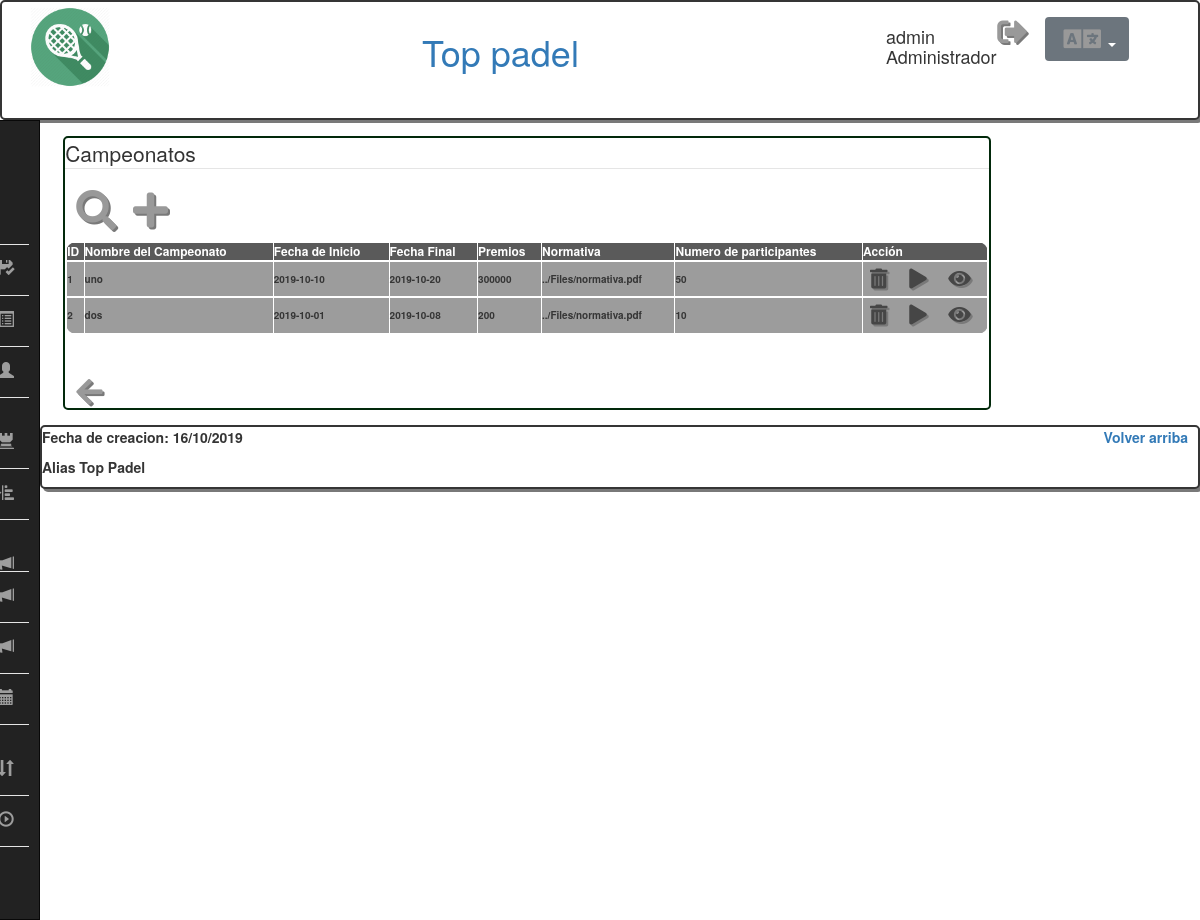
Page /Controllers/Campeonato_Controller.php?accion=SHOWALL (signed in) on the committed database.
### tables this page shows
CREATE TABLE IF NOT EXISTS `campeonato` (
    `idCampeonato` varchar(25) NOT NULL,
    `nombreCampeonato` varchar(25) NOT NULL,
    `fechaInicio` date NOT NULL,
    `fechaFin` date NOT NULL,
    `numParticipantes` varchar(25) NOT NULL,
    `premios` varchar(125) DEFAULT NULL,
    `normativa` varchar(25) NOT NULL,
    `borrado` enum('SI','NO') DEFAULT 'NO',
    `empezado` enum('SI','NO') DEFAULT 'NO',

    PRIMARY KEY (idCampeonato)
  );

### Models/Campeonato_Model.php (called while the page is built, shortened)
<?php
class Campeonato_Model{
    var $mysqli;
    function __construct($idCampeonato,$nombreCampeonato,$fechaInicio,$fechaFin,$premios,$normativa,$numParticipantes,$borrado){
        include_once '../Models/Access_DB.php';
        $this->mysqli = ConnectDB();
    }
    function SHOWALL(){
        $sql = "SELECT * FROM campeonato WHERE (`borrado` = 'NO') ";
        if(!($result = $this->mysqli->query($sql))){
            return 'ERROR: Fallo en la consulta sobre la base de datos.';
        }else return mysqli_fetch_all($result, MYSQLI_ASSOC);
    }
}
?>

### Models/Access_DB.php (called while the page is built)
<?php
function ConnectDB()
{
    $mysqli = new mysqli("localhost", 'padelabpdba', 'padelpass' , 'padelabp');
	if ($mysqli->connect_errno) {
		include './MESSAGE_View.php';
		new MESSAGE("Fallo al conectar a MySQL: (" . $mysqli->connect_errno . ") " . $mysqli->connect_error, './index.php');
		return false;
	}
	else{
		return $mysqli;
	}
}
?>

### Views/Campeonato/CampeonatoShowAll_View.php (the view, shortened to what this page needs)
<?php
	class Campeonato_SHOWALL{
		function __construct($datos){
			$this->render($datos);
		}
		function render($datos){
            include '../Views/Header_View.php';
						?>
<div class="col-md-2"></div>
<div class=" table-responsive contenido">
    <fieldset id="showall">
        <legend><?php echo $strings['Campeonatos'];?></legend>
        <div class="container-showall-btn">
            <button class="form-btn" role="link" onclick="window.location='../Controllers/Campeonato_Controller.php?accion=SEARCH'"><i class="fas fa-search"></i>
            <button class="form-btn" role="link" onclick="window.location='../Controllers/Campeonato_Controller.php?accion=ADD'"><i class="fas fa-plus"></i>
        </div>
        <table>
            <thead>
                <tr>
                <th><?php echo $strings['ID'];?></th>
                <th><?php echo $strings['nombreCampeonato'];?></th>
                <th><?php echo $strings['fecha de inicio'];?></th>
                <th><?php echo $strings['fecha final'];?></th>
                <th><?php echo $strings['premios'];?></th>
                <th><?php echo $strings['normativa'];?></th>
                <th><?php echo $strings['numero de participantes'];?></th>
                <th colspan="3"><?php echo $strings['Acción'];?></th>
            </thead>
            <tr>
            <?php if(count($datos, COUNT_RECURSIVE)!= 8){
                    foreach($datos as $datos) :
                    ?>
                                <td><?php echo $datos['idCampeonato']."\n"; ?></td>
                                <td><?php echo $datos['nombreCampeonato']."\n"; ?></td>
                                <td><?php echo $datos['fechaInicio']."\n"; ?></td>
								<td><?php echo $datos['fechaFin']."\n"; ?></td>
								<td><?php echo $datos['premios']."\n"; ?></td>
								<td><?php echo $datos['normativa']."\n"; ?></td>
								<td><?php echo $datos['numParticipantes']."\n"; ?></td>
                    <td class="tb-btn"><button class="editbtn" role="link" onclick="window.location='../Controllers/Campeonato_Controller.php?accion=DELETE&param=<?php echo $datos['idCampeonato']?>';"><i class="fas fa-trash-alt"></i></button></td>
                    <td class="tb-btn"><button class="editbtn" role="link" onclick="window.location='../Controllers/Campeonato_Controller.php?accion=START&param=<?php echo $datos['idCampeonato']?>';"><i class="fas fa-play"></i></button></td>
                    <td class="tb-btn"><button class="editbtn" role="link" onclick="window.location='../Controllers/Campeonato_Controller.php?accion=SHOWCURRENT&param=<?php echo $datos['idCampeonato']?>';"><i class="fas fa-eye"></i></button></td>
            </tr>
            <?php endforeach;};?>
            </table>
        <div class="container-btn">
            <button class="form-btn" role="link" onclick="window.location='./Index_Controller.php';"><i class="fas fa-arrow-left"></i>
        </div>
    </fieldset>
</div>
<?php
			include '../Views/Footer_View.php';
		}}
?>

### Views/css/estilos.css (style rules this page uses)
body { font-family: 'Roboto', sans-serif; margin: 12px; background-color: rgb(189, 189, 189); align-items: center; }
.contenido { margin-top: 15px; margin-bottom: 15px; margin-left: 2%; margin-right: 2%; background-color: white; color: rgb(28, 145, 5); border: 2px solid rgb(2, 41, 11); border-radius: 5px; font-size: 10px; max-width:80%; }
.fas { margin-left: 5px; font-size: 30px; color: rgb(153, 153, 153); text-shadow: 2px 2px rgb(121, 121, 121); }
.form-btn { border: none; background-color: rgba(0,0,0,0); }
.form-btn .fas { margin-left: 5px; font-size: 30px; color: rgb(153, 153, 153); text-shadow: 2px 2px rgb(121, 121, 121); }
table { width: 100%; margin-top: 10px; color: rgb(53, 53, 53); }
tr { border: 2px solid white; }
td { font-size: 10px; font-weight: bold; border: 1px solid white; padding-left: 10px; padding-right:10px; background-color: rgb(156, 156, 156); }
th { color: white; font-size: 12px; border: 1px solid white; padding-left: 10px; padding-right:10px; background-color: rgb(90, 90, 90); }
.tb-btn { border: none; padding:0; padding-top: 5px; padding-bottom: 5px; }
table tbody tr:last-child td:first-child { border-radius: 0 0 0 10px; }
table tbody tr:last-child td:last-child { border-radius: 0 0 10px 0; }
.editbtn { border: none; background-color: rgba(0,0,0,0); padding: 2px; padding-right: 5px; }
.editbtn .fas { font-size: 20px; color: rgb(70, 70, 70); text-shadow: 2px 2px rgb(121, 121, 121); }
.container-showall-btn .form-btn .fas { font-size: 40px; }
legend { border-bottom: 1px solid white; }
#showall .container-btn { padding-top: 20px; border-top: 1px solid white; }
#showall .container-btn .fas { font-size:30px; }
table { margin-bottom: 20px; }
table thead th:first-child { border-radius: 10px 0 0 0; }
table thead th:last-child { border-radius: 0 10px 0 0; }
body,html { height: 100%; }

### rows in the picture
campeonato: idCampeonato "1", nombreCampeonato "uno", fechaInicio "2019-10-10", fechaFin "2019-10-20", premios "300000", normativa "../Files/normativa.pdf", numParticipantes "50"
campeonato: idCampeonato "2", nombreCampeonato "dos", fechaInicio "2019-10-01", fechaFin "2019-10-08", premios "200", normativa "../Files/normativa.pdf", numParticipantes "10"

### other values in the picture
$strings['Top padel'] "Top padel"
$_SESSION['login'] "admin"
$_SESSION['rol'] "Administrador"
$strings['Campeonatos'] "Campeonatos"
$strings['ID'] "ID"
$strings['nombreCampeonato'] "Nombre del Campeonato"
$strings['fecha de inicio'] "Fecha de Inicio"
$strings['fecha final'] "Fecha Final"
$strings['premios'] "Premios"
$strings['normativa'] "Normativa"
$strings['numero de participantes'] "Numero de participantes"
$strings['Acción'] "Acción"
$strings['Fecha de creacion'] "Fecha de creacion"
$strings['Alias'] "Alias"
